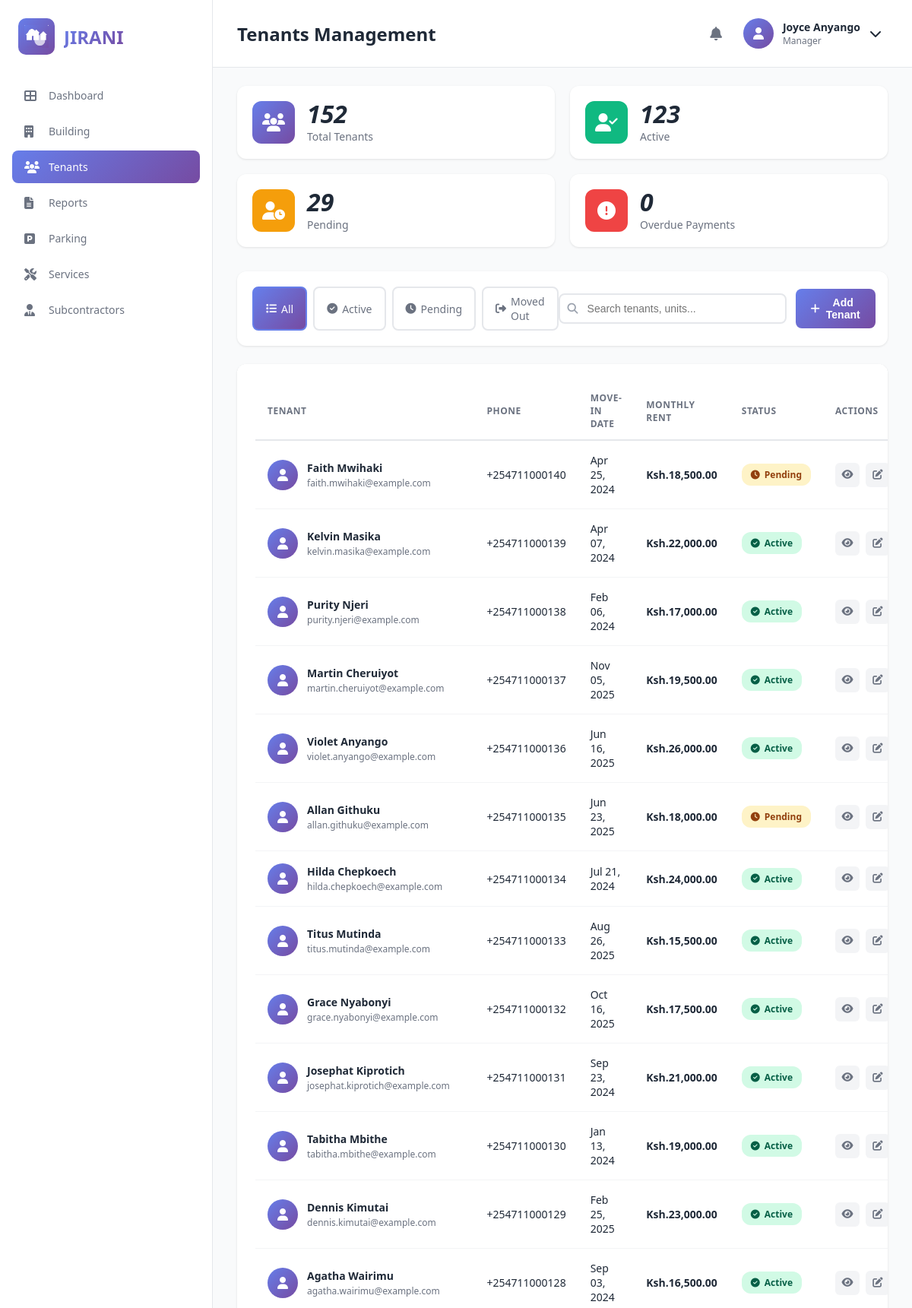
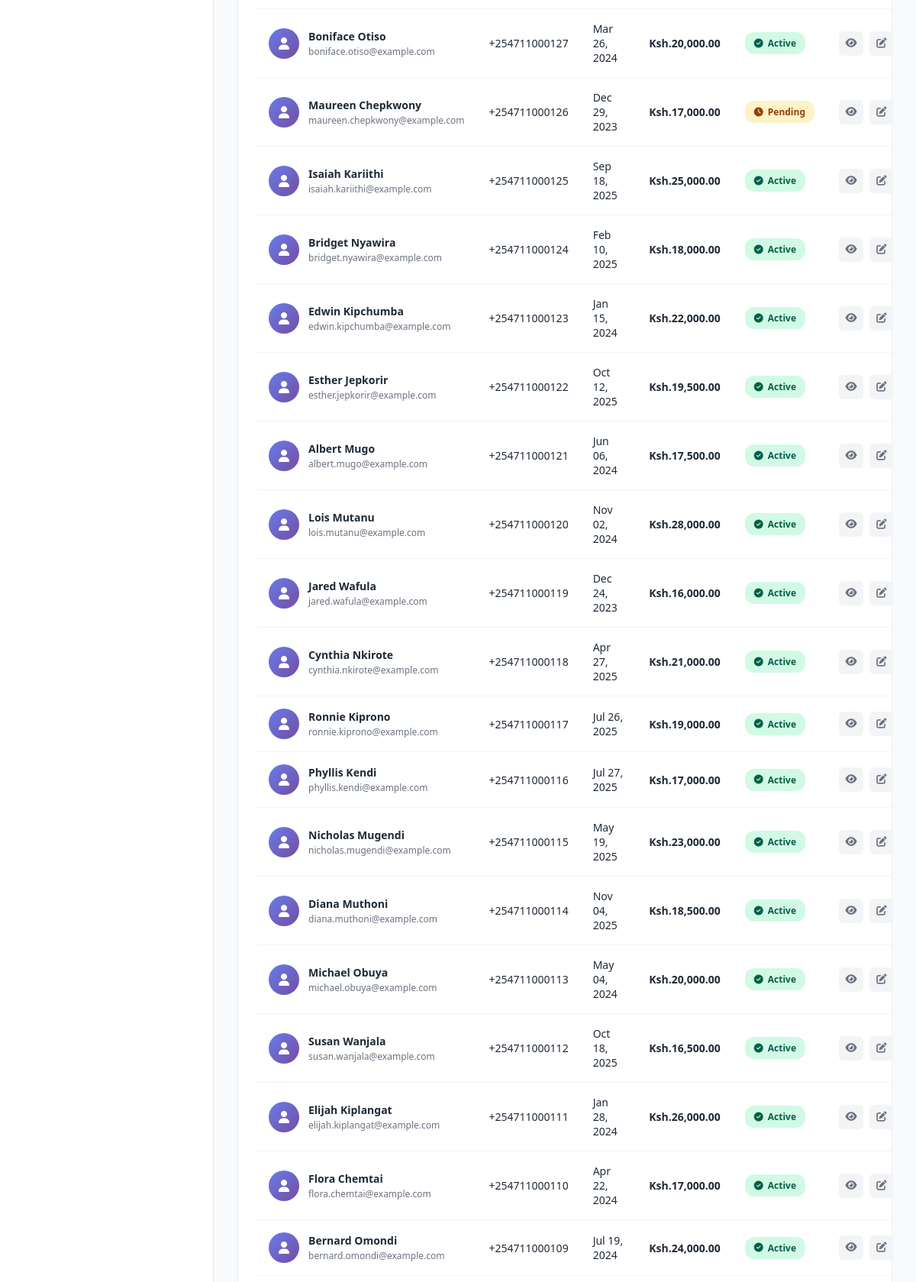
The app's page /tenants/ (signed in, upper part) with its own data (2 pictures, top to bottom).
### dashboard/models.py (models this page shows, shortened)
class Resident(models.Model):
    STATUS_CHOICES = [
        ('active', 'Active'),
        ('pending', 'Pending'),
        ('moved_out', 'Moved Out'),
    ]
    user = models.OneToOneField(User, on_delete=models.CASCADE)
    unit_number = models.CharField(max_length=10)
    phone = models.CharField(max_length=15)
    move_in_date = models.DateField()
    monthly_rent = models.DecimalField(max_digits=10, decimal_places=2, default=10000.00)
    is_active = models.BooleanField(default=True)
    status = models.CharField(max_length=20, choices=STATUS_CHOICES, default='active')

### dashboard/views.py (the view, shortened to what this page needs)
# urls.py: path('tenants/', views.tenants_view, name='tenants'),
@login_required
def tenants_view(request):
    all_residents = Resident.objects.select_related('user').order_by('-id')
    filter_status = request.GET.get('status', 'all')
    search_query = request.GET.get('search', '')
    if filter_status == 'active':
        residents = all_residents.filter(status='active')
    elif filter_status == 'pending':
        residents = all_residents.filter(status='pending')
    elif filter_status == 'moved_out':
        residents = all_residents.filter(status='moved_out')
    else:
        residents = all_residents
    stats = {
        'total': all_residents.count(),
        'active': all_residents.filter(status='active').count(),
        'pending': all_residents.filter(status='pending').count(),
        'moved_out': all_residents.filter(status='moved_out').count(),
    }
    from datetime import date
    current_month = date.today().month
    overdue = Payment.objects.filter(
        due_date__month__lt=current_month,
        paid=False
    ).values('resident').distinct().count()
    context = {
        'residents': residents,
        'stats': stats,
        'overdue': overdue,
        'filter_status': filter_status,
        'search_query': search_query,
    }
    return render(request, 'dashboard/tenants.html', context)

### dashboard/templates/dashboard/tenants.html (shortened to what this page needs)
{% load static %}
{% load humanize %}
<!DOCTYPE html>
<html lang="en">
<head>
    <link rel="stylesheet" href="{% static 'css/style.css' %}">
    <link rel="stylesheet" href="https://cdnjs.cloudflare.com/ajax/libs/font-awesome/6.4.0/css/all.min.css">
</head>
<body>
    <div class="container">
        <aside class="sidebar">
            <div class="logo">
                <div class="logo-icon">
                    <img src="{% static 'images/Jirani App Logo 1.png' %}" alt="Jirani Logo" style="width: 32px; height: 32px; object-fit: contain;">
                </div>
                <h1>JIRANI</h1>
            </div>
            <nav class="nav-menu">
                <a href="{% url 'dashboard' %}" class="nav-item">
                    <i class="fas fa-th-large"></i>
                    <span>Dashboard</span>
                </a>
                <a href="{% url 'building' %}" class="nav-item">
                    <i class="fas fa-building"></i>
                    <span>Building</span>
                </a>
                <a href="{% url 'tenants' %}" class="nav-item active">
                    <i class="fas fa-users"></i>
                    <span>Tenants</span>
                </a>
                <a href="{% url 'reports' %}" class="nav-item">
                    <i class="fas fa-file-alt"></i>
                    <span>Reports</span>
                </a>
                <a href="{% url 'parking' %}" class="nav-item">
                    <i class="fas fa-parking"></i>
                    <span>Parking</span>
                </a>
                <a href="{% url 'services' %}" class="nav-item">
                    <i class="fas fa-tools"></i>
                    <span>Services</span>
                </a>
                <a href="{% url 'subcontractors' %}" class="nav-item">
                    <i class="fas fa-user-tie"></i>
                    <span>Subcontractors</span>
                </a>
            </nav>
        </aside>
        <main class="main-content">
            <header class="top-nav">
                <h2 style="font-size: 24px; font-weight: 700; color: #1f2937;">Tenants Management</h2>
                <div class="user-section">
                    <i class="fas fa-bell"></i>
                    <div class="user-profile" id="userProfileBtn">
                        <div class="user-avatar">
                            <i class="fas fa-user"></i>
                        </div>
                        <div class="user-info">
                            <div class="user-name">{{ user.get_full_name }}</div>
                            <div class="user-role">Manager</div>
                        </div>
                        <i class="fas fa-chevron-down"></i>
                    </div>
                </div>
            </header>
            <div class="tenants-page">
                <div class="stats-grid">
                    <div class="stat-card">
                        <div class="stat-icon" style="background: linear-gradient(135deg, #667eea 0%, #764ba2 100%);">
                            <i class="fas fa-users"></i>
                        </div>
                        <div class="stat-content">
                            <div class="stat-number">{{ stats.total }}</div>
                            <div class="stat-label">Total Tenants</div>
                        </div>
                    </div>
                    <div class="stat-card">
                        <div class="stat-icon" style="background: #10b981;">
                            <i class="fas fa-user-check"></i>
                        </div>
                        <div class="stat-content">
                            <div class="stat-number">{{ stats.active }}</div>
                            <div class="stat-label">Active</div>
                        </div>
                    </div>
                    <div class="stat-card">
                        <div class="stat-icon" style="background: #f59e0b;">
                            <i class="fas fa-user-clock"></i>
                        </div>
                        <div class="stat-content">
                            <div class="stat-number">{{ stats.pending }}</div>
                            <div class="stat-label">Pending</div>
                        </div>
                    </div>
                    <div class="stat-card">
                        <div class="stat-icon" style="background: #ef4444;">
                            <i class="fas fa-exclamation-circle"></i>
                        </div>
                        <div class="stat-content">
                            <div class="stat-number">{{ overdue }}</div>
                            <div class="stat-label">Overdue Payments</div>
                        </div>
                    </div>
                </div>
                <div class="tenants-toolbar">
                    <div class="filter-buttons">
                        <a href="?status=all" class="filter-btn {% if filter_status == 'all' %}active{% endif %}">
                            <i class="fas fa-list"></i> All
                        </a>
                        <a href="?status=active" class="filter-btn {% if filter_status == 'active' %}active{% endif %}">
                            <i class="fas fa-check-circle"></i> Active
                        </a>
                        <a href="?status=pending" class="filter-btn {% if filter_status == 'pending' %}active{% endif %}">
                            <i class="fas fa-clock"></i> Pending
                        </a>
                        <a href="?status=moved_out" class="filter-btn {% if filter_status == 'moved_out' %}active{% endif %}">
                            <i class="fas fa-sign-out-alt"></i> Moved Out
                        </a>
                    </div>
                    <div class="search-actions">
                        <form method="GET" class="search-form">
                            <i class="fas fa-search"></i>
                            <input type="text" name="search" placeholder="Search tenants, units..." value="{{ search_query }}">
                        </form>
                        <button class="btn-primary" id="addTenantBtn">
                            <i class="fas fa-plus"></i> Add Tenant
                        </button>
                    </div>
                </div>
                <div class="tenants-table-container">
                    <table class="tenants-table">
                        <thead>
                            <tr>
                                <th>Tenant</th>
                                <th>Phone</th>
                                <th>Move-in Date</th>
                                <th>Monthly Rent</th>
                                <th>Status</th>
                                <th>Actions</th>
                            </tr>
                        </thead>
                        <tbody>
                            {% for resident in residents %}
                            <tr data-resident-id="{{ resident.id }}">
                                <td>
                                    <div class="tenant-info">
                                        <div class="tenant-avatar">
                                            <i class="fas fa-user"></i>
                                        </div>
                                        <div class="tenant-details">
                                            <div class="tenant-name">{{ resident.user.get_full_name }}</div>
                                            <div class="tenant-email">{{ resident.user.email }}</div>
                                        </div>
                                    </div>
                                </td>
                                <td>{{ resident.phone }}</td>
                                <td>{{ resident.move_in_date|date:"M d, Y" }}</td>
                                <td><strong>Ksh.{{ resident.monthly_rent|floatformat:2 }}</strong></td>
                                <td>
                                    {% if resident.status == 'active' %}
                                        <span class="status-badge active">
                                            <i class="fas fa-check-circle"></i> Active
                                        </span>
                                    {% elif resident.status == 'pending' %}
                                        <span class="status-badge pending">
                                            <i class="fas fa-clock"></i> Pending
                                        </span>
                                    {% else %}
                                        <span class="status-badge moved-out">
                                            <i class="fas fa-times-circle"></i> Moved Out
                                        </span>
                                    {% endif %}
                                </td>
                                <td>
                                    <div class="action-buttons">
                                        <button class="btn-icon" title="View Details">
                                            <i class="fas fa-eye"></i>
                                        </button>
                                        <button class="btn-icon" title="Edit">
                                            <i class="fas fa-edit"></i>
                                        </button>
                                    </div>
                                </td>
                            </tr>
                            {% endfor %}
                        </tbody>
                    </table>
                </div>
            </div>
        </main>
    </div>
</body>
</html>

### records on screen
Resident: user.get_full_name "Faith Mwihaki", user.email "faith.mwihaki@example.com", phone "+254711000140", move_in_date "Apr 25, 2024", status "pending" (drawn)
Resident: user.get_full_name "Kelvin Masika", user.email "kelvin.masika@example.com", phone "+254711000139", move_in_date "Apr 07, 2024", status "active" (drawn)
Resident: user.get_full_name "Purity Njeri", user.email "purity.njeri@example.com", phone "+254711000138", move_in_date "Feb 06, 2024", status "active" (drawn)
Resident: user.get_full_name "Martin Cheruiyot", user.email "martin.cheruiyot@example.com", phone "+254711000137", move_in_date "Nov 05, 2025", status "active" (drawn)
Resident: user.get_full_name "Violet Anyango", user.email "violet.anyango@example.com", phone "+254711000136", move_in_date "Jun 16, 2025", status "active" (drawn)
Resident: user.get_full_name "Allan Githuku", user.email "allan.githuku@example.com", phone "+254711000135", move_in_date "Jun 23, 2025", status "pending" (drawn)
Resident: user.get_full_name "Hilda Chepkoech", user.email "hilda.chepkoech@example.com", phone "+254711000134", move_in_date "Jul 21, 2024", status "active" (drawn)
Resident: user.get_full_name "Titus Mutinda", user.email "titus.mutinda@example.com", phone "+254711000133", move_in_date "Aug 26, 2025", status "active" (drawn)
Resident: user.get_full_name "Grace Nyabonyi", user.email "grace.nyabonyi@example.com", phone "+254711000132", move_in_date "Oct 16, 2025", status "active" (drawn)
Resident: user.get_full_name "Josephat Kiprotich", user.email "josephat.kiprotich@example.com", phone "+254711000131", move_in_date "Sep 23, 2024", status "active" (drawn)
Resident: user.get_full_name "Tabitha Mbithe", user.email "tabitha.mbithe@example.com", phone "+254711000130", move_in_date "Jan 13, 2024", status "active" (drawn)
Resident: user.get_full_name "Dennis Kimutai", user.email "dennis.kimutai@example.com", phone "+254711000129", move_in_date "Feb 25, 2025", status "active" (drawn)
Resident: user.get_full_name "Agatha Wairimu", user.email "agatha.wairimu@example.com", phone "+254711000128", move_in_date "Sep 03, 2024", status "active" (drawn)
Resident: user.get_full_name "Boniface Otiso", user.email "boniface.otiso@example.com", phone "+254711000127", move_in_date "Mar 26, 2024", status "active" (drawn)
Resident: user.get_full_name "Maureen Chepkwony", user.email "maureen.chepkwony@example.com", phone "+254711000126", move_in_date "Dec 29, 2023", status "pending" (drawn)
Resident: user.get_full_name "Isaiah Kariithi", user.email "isaiah.kariithi@example.com", phone "+254711000125", move_in_date "Sep 18, 2025", status "active" (drawn)
Resident: user.get_full_name "Bridget Nyawira", user.email "bridget.nyawira@example.com", phone "+254711000124", move_in_date "Feb 10, 2025", status "active" (drawn)
Resident: user.get_full_name "Edwin Kipchumba", user.email "edwin.kipchumba@example.com", phone "+254711000123", move_in_date "Jan 15, 2024", status "active" (drawn)
Resident: user.get_full_name "Esther Jepkorir", user.email "esther.jepkorir@example.com", phone "+254711000122", move_in_date "Oct 12, 2025", status "active" (drawn)
Resident: user.get_full_name "Albert Mugo", user.email "albert.mugo@example.com", phone "+254711000121", move_in_date "Jun 06, 2024", status "active" (drawn)
Resident: user.get_full_name "Lois Mutanu", user.email "lois.mutanu@example.com", phone "+254711000120", move_in_date "Nov 02, 2024", status "active" (drawn)
Resident: user.get_full_name "Jared Wafula", user.email "jared.wafula@example.com", phone "+254711000119", move_in_date "Dec 24, 2023", status "active" (drawn)
Resident: user.get_full_name "Cynthia Nkirote", user.email "cynthia.nkirote@example.com", phone "+254711000118", move_in_date "Apr 27, 2025", status "active" (drawn)
Resident: user.get_full_name "Ronnie Kiprono", user.email "ronnie.kiprono@example.com", phone "+254711000117", move_in_date "Jul 26, 2025", status "active" (drawn)
Resident: user.get_full_name "Phyllis Kendi", user.email "phyllis.kendi@example.com", phone "+254711000116", move_in_date "Jul 27, 2025", status "active" (drawn)
Resident: user.get_full_name "Nicholas Mugendi", user.email "nicholas.mugendi@example.com", phone "+254711000115", move_in_date "May 19, 2025", status "active" (drawn)
Resident: user.get_full_name "Diana Muthoni", user.email "diana.muthoni@example.com", phone "+254711000114", move_in_date "Nov 04, 2025", status "active" (drawn)
Resident: user.get_full_name "Michael Obuya", user.email "michael.obuya@example.com", phone "+254711000113", move_in_date "May 04, 2024", status "active" (drawn)
Resident: user.get_full_name "Susan Wanjala", user.email "susan.wanjala@example.com", phone "+254711000112", move_in_date "Oct 18, 2025", status "active" (drawn)
Resident: user.get_full_name "Elijah Kiplangat", user.email "elijah.kiplangat@example.com", phone "+254711000111", move_in_date "Jan 28, 2024", status "active" (drawn)
Resident: user.get_full_name "Flora Chemtai", user.email "flora.chemtai@example.com", phone "+254711000110", move_in_date "Apr 22, 2024", status "active" (drawn)
Resident: user.get_full_name "Bernard Omondi", user.email "bernard.omondi@example.com", phone "+254711000109", move_in_date "Jul 19, 2024", status "active" (drawn)

### other values on screen
{{ user.get_full_name }} "Joyce Anyango"
{{ stats.total }} "152"
{{ stats.active }} "123"
{{ stats.pending }} "29"
{{ overdue }} "0"
